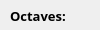
        <widget class="QWidget" name="mpWind">
         <property name="geometry">
          <rect>
           <x>0</x>
           <y>0</y>
           <width>100</width>
           <height>30</height>
          </rect>
         </property>
         <attribute name="label">
          <string>Wind</string>
         </attribute>
         <widget class="QLabel" name="label_83">
          <property name="geometry">
           <rect>
            <x>10</x>
            <y>30</y>
            <width>151</width>
            <height>31</height>
           </rect>
          </property>
          <property name="font">
           <font>
            <family>Open Sans</family>
            <pointsize>10</pointsize>
            <weight>75</weight>
            <bold>true</bold>
           </font>
          </property>
          <property name="text">
           <string>Frequency:</string>
          </property>
         </widget>
         <widget class="QDoubleSpinBox" name="spnWindFreq">
          <property name="geometry">
           <rect>
            <x>160</x>
            <y>30</y>
            <width>71</width>
            <height>31</height>
           </rect>
          </property>
          <property name="font">
           <font>
            <family>Open Sans</family>
            <pointsize>12</pointsize>
           </font>
          </property>
          <property name="decimals">
           <number>1</number>
          </property>
          <property name="maximum">
           <double>256.000000000000000</double>
          </property>
          <property name="singleStep">
           <double>8.000000000000000</double>
          </property>
          <property name="value">
           <double>64.000000000000000</double>
          </property>
         </widget>
         <widget class="QSpinBox" name="spnWindOct">
          <property name="geometry">
           <rect>
            <x>160</x>
            <y>0</y>
            <width>71</width>
            <height>31</height>
           </rect>
          </property>
          <property name="font">
           <font>
            <family>Open Sans</family>
            <pointsize>12</pointsize>
           </font>
          </property>
          <property name="value">
           <number>6</number>
          </property>
         </widget>
         <widget class="QLabel" name="label_84">
          <property name="geometry">
           <rect>
            <x>10</x>
            <y>0</y>
            <width>151</width>
            <height>31</height>
           </rect>
          </property>
          <property name="font">
           <font>
            <family>Open Sans</family>
            <pointsize>10</pointsize>
            <weight>75</weight>
            <bold>true</bold>
           </font>
          </property>
          <property name="text">
           <string>Octaves:</string>
          </property>
         </widget>
        </widget>
